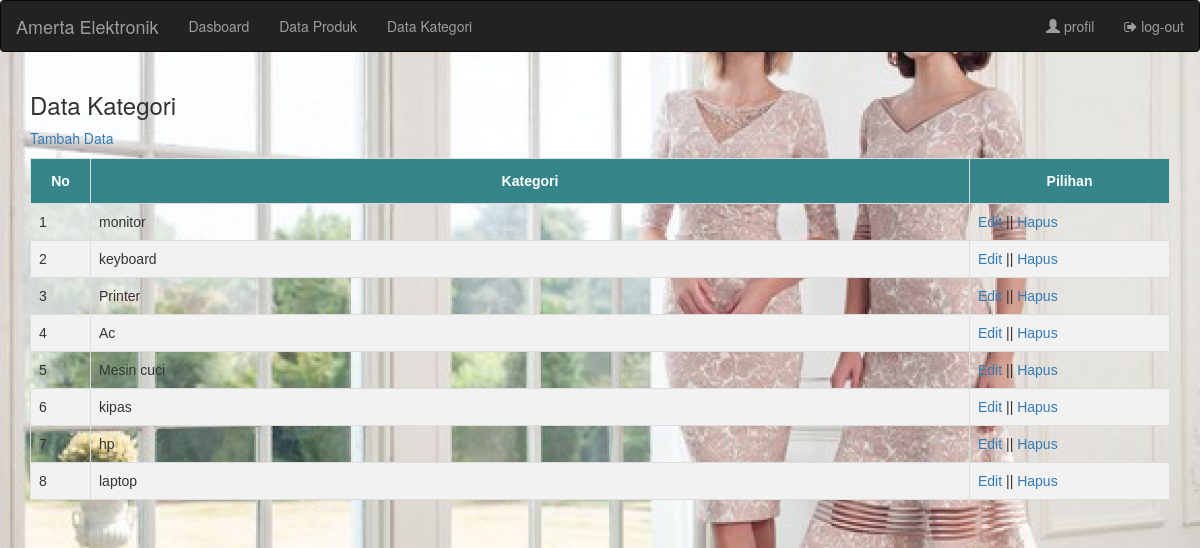
Page /data_kategori.php (signed in) on the committed database.
### tables this page shows
CREATE TABLE `tb_kategori` (
  `category_id` int(11) NOT NULL,
  `category_name` varchar(50) NOT NULL
);

### data_kategori.php (the view, shortened to what this page needs)
<?php
include 'db.php';
?>
<!DOCTYPE html>
<html lang="en">
<head>
  <link rel="stylesheet" href="https://maxcdn.bootstrapcdn.com/bootstrap/3.4.1/css/bootstrap.min.css">
  <link rel="stylesheet" href="https://cdnjs.cloudflare.com/ajax/libs/font-awesome/4.7.0/css/font-awesome.min.css">
  <link rel="stylesheet" href="css/style.css">
</head>
<body>
<nav class="navbar navbar-inverse">
  <div class="container-fluid">
    <div class="navbar-header">
      <a class="navbar-brand" href="dasboard.php">Amerta Elektronik</a>
    </div>
    <ul class="nav navbar-nav">
      <li class="nav"><a href="dasboard.php">Dasboard</a></li>
      <li class="nav"><a  href="data_produk.php">Data Produk<span></span></a></li>
      <li class="nav"><a href="data_kategori.php">Data Kategori</a></li>
    </ul>
    <ul class="nav navbar-nav navbar-right">
      <li><a href="profil.php"><span class="glyphicon glyphicon-user"></span> profil</a></li>
      <li><a href="logout.php"><span class="fa fa-sign-out"></span> log-out</a></li>
    </ul>
  </div>
</nav>
<div class="section">
  <div class="container">
  <h3>Data Kategori</h3>
      <div class ="table">
          <p class="add-data"><a href="tambah_data.php">Tambah Data</a></p>
        <table border="1" class="data-table">
            <thead>
                <tr>
                    <th width ="60px" style="background-color: #35858B;">No</th>
                    <th style="background-color: #35858B;">Kategori</th>
                    <th width ="200px" style="background-color: #35858B;" >Pilihan</th>
                </tr>
            </thead>
            <tbody>
                <?php
                    $no = 1;
                    $kategori = mysqli_query($conn, "SELECT *FROM tb_kategori ORDER BY category_id DESc");
                    if(mysqli_num_rows($kategori)>0){
                    while($row = mysqli_fetch_array($kategori)){
                ?>
                <tr>
                    <td><?php echo $no++ ?></td>
                    <td><?php echo $row['category_name']?></td>
                    <td>
                        <a href="edit_kategori.php?id=<?php echo $row['category_id']?>">Edit</a> || <a href="hapus_kategori.php?$idk=<?php echo $row['category_id']?>" onclick="return confirm('Data akan dihapus?')" >Hapus</a>
                    </td>
                </tr>
                <?php }} else{?>
                    <tr>
                      <td colspan="3">Tidak ada data</td>
                    </tr>
                  <?php }?>
            </tbody>
        </table>
      </div>
    </div>
</body>
</html>

### css/style.css (style rules this page uses)
* { padding: 0; margin: 0; font-family: "Quicksand" sans-serif; }
body { background-image: url("background/background.jpg"); }
.data-table { font-family: Arial, Helvetica, sans-serif; border-collapse: collapse; width: 100%; }
.data-table tr, .data-table td { padding: 10px 14px; }
.data-table td, .data-table th { border: 1px solid #ddd; padding: 8px; }
.data-table tr:nth-child(even) { background-color: #f2f2f2; height: 30px; }
.data-table th { padding-top: 12px; padding-bottom: 12px; text-align: left; background-color: #04AA6D; color: white; }
.data-table th { text-align: center; }

### rows in the picture
tb_kategori: category_name "monitor"
tb_kategori: category_name "keyboard"
tb_kategori: category_name "Printer"
tb_kategori: category_name "Ac"
tb_kategori: category_name "Mesin cuci"
tb_kategori: category_name "kipas"
tb_kategori: category_name "hp"
tb_kategori: category_name "laptop"
